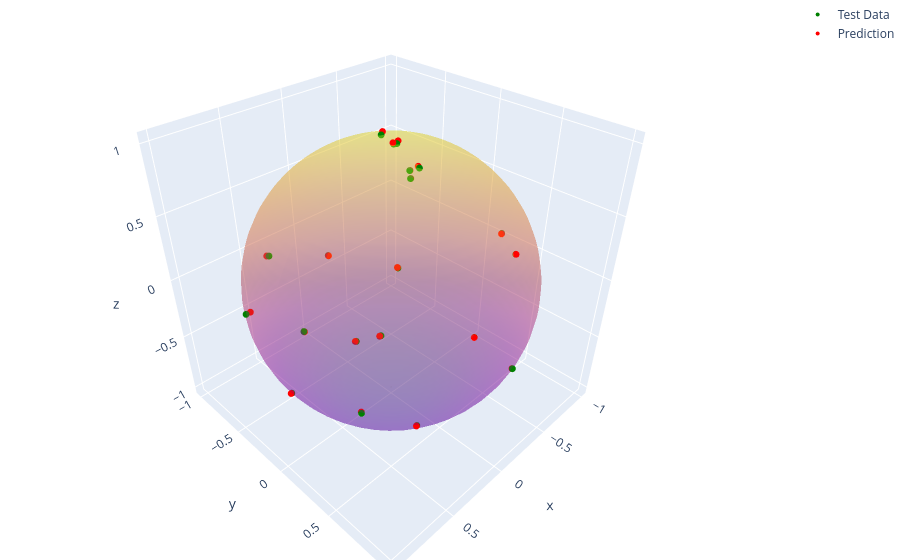

Source (notebook cell):
### Markdown cell above
To visualize our results, we create a 3D-plot

### Code cell
# Create sphere surface
phi = np.linspace(0, np.pi, 50)
theta = np.linspace(0, 2 * np.pi, 50)
phi, theta = np.meshgrid(phi, theta)

r = 1.0  # radius
x = r * np.sin(phi) * np.cos(theta)
y = r * np.sin(phi) * np.sin(theta)
z = r * np.cos(phi)

# Plot
fig = go.Figure()

# Sphere surface
fig.add_surface(x=x, y=y, z=z, opacity=0.3, showscale=False)

# Test data points
fig.add_scatter3d(x=Y_test[...,0], y=Y_test[...,1], z=Y_test[...,2], mode='markers', name="Test Data", marker=dict(size=4, color='green'))

# Prediction data points
fig.add_scatter3d(x=pred[...,0], y=pred[...,1], z=pred[...,2], mode='markers', name = 'Prediction', marker=dict(size=4, color='red'))

fig.update_layout(
    scene=dict(aspectmode="data"),
    margin=dict(l=0, r=0, b=0, t=0)
)

fig.show()

### Figure 1 — Plotly figure (JSON) as saved in the notebook; plotly's stock layout.template omitted (floating-point values rounded to 4 significant figures; data arrays with more than 128 entries replaced by an {"elided": "..."} marker saying what was removed)
{"data": [{"opacity": 0.3, "showscale": false, "type": "surface", "x": {"elided": "50x50 float values"}, "y": {"elided": "50x50 float values"}, "z": {"elided": "50x50 float values"}}, {"marker": {"color": "green", "size": 4}, "mode": "markers", "name": "Test Data", "type": "scatter3d", "x": [-0.07955, -0.9821, -0.6558, -0.1464, -0.2081, -0.07649, 0.9306, 0.3399, 0.278, -0.7471, -0.7728, -0.02682, -0.007238, 0.2784, -0.1893, 0.8971, 0.05526, 0.7869, 0.489, -0.2721], "y": [-0.4755, 0.1853, -0.5755, 0.9465, -0.9244, -0.1645, -0.3655, -0.9373, 0.9353, -0.5478, -0.5617, 0.021, 0.01299, -0.6764, 0.8374, -0.007423, 0.2834, 0.5375, 0.7137, -0.3888], "z": [-0.8761, 0.03269, -0.4887, -0.2874, -0.3197, 0.9834, 0.02211, -0.0765, 0.219, 0.3765, 0.2954, 0.9994, 0.9999, -0.6819, 0.5127, -0.4418, 0.9574, -0.3032, -0.5016, -0.8802]}, {"marker": {"color": "red", "size": 4}, "mode": "markers", "name": "Prediction", "type": "scatter3d", "x": [-0.07167, -0.977, -0.6538, -0.1489, -0.2073, -0.1121, 0.9025, 0.3514, 0.2808, -0.7538, -0.7793, -0.04406, -0.005423, 0.2765, -0.1872, 0.9016, 0.04159, 0.7828, 0.4936, -0.2619], "y": [-0.4793, 0.1875, -0.5803, 0.9422, -0.9211, -0.1885, -0.3573, -0.9501, 0.9368, -0.5508, -0.5652, 0.0147, 0.009086, -0.6725, 0.8409, -0.007785, 0.2609, 0.5311, 0.7153, -0.3942], "z": [-0.8741, 0.03245, -0.4844, -0.291, -0.3199, 0.9879, 0.0287, -0.07656, 0.2203, 0.3741, 0.2919, 1.01, 1.008, -0.6842, 0.5149, -0.4413, 0.9563, -0.3003, -0.5008, -0.8821]}], "layout": {"margin": {"b": 0, "l": 0, "r": 0, "t": 0}, "scene": {"aspectmode": "data"}}}
